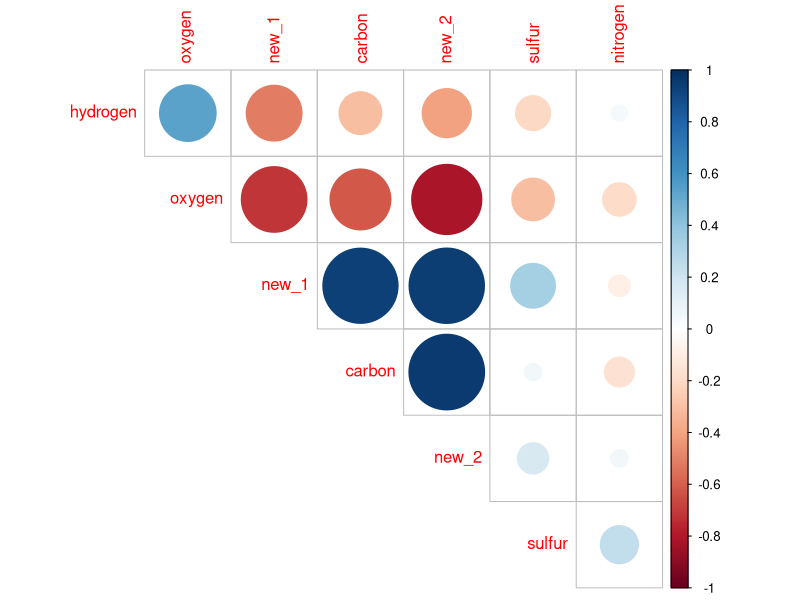
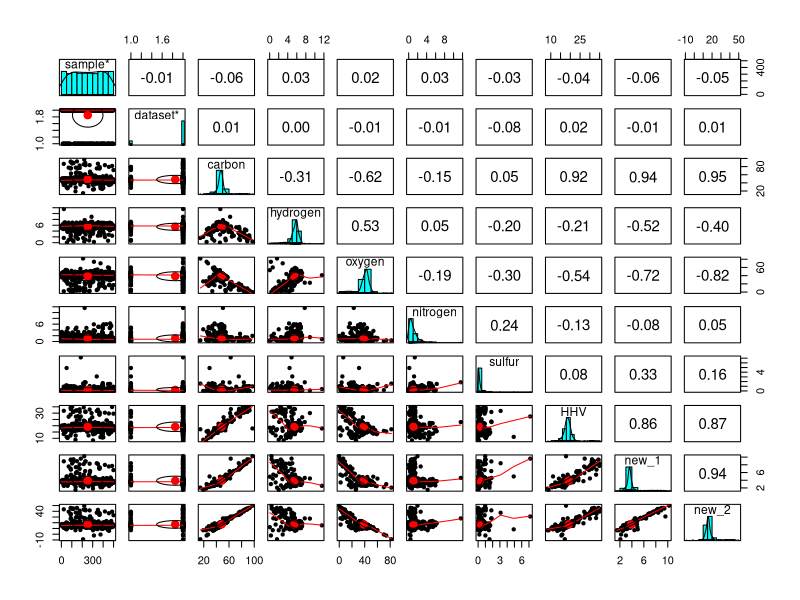

The R source for these figures, in order:
# Title     : step_lincomb
# Objective : TODO
# Created by: Owner
# Created on: 2020/06/07
# URL       : https://recipes.tidymodels.org/reference/step_lincomb.html



# ＜ポイント＞
# - 線形結合フィルター
# - 2つ以上の変数間の正確な線形結合を見つけて削除する
# - 引数にmax_stepsが定義されているように、複数回の適用がなされることがある
#   --- 複数の線形結合を探す


# ＜構文＞
# step_lincomb(
#  recipe,
#  ...,
#  role = NA,
#  trained = FALSE,
#  max_steps = 5,
#  removals = NULL,
#  skip = FALSE,
#  id = rand_id("lincomp")
#)



# 1.準備 ----------------------------------------------------------

library(tidyverse)
library(modeldata)
library(recipes)
library(corrplot)


# データロード
data(biomass)


# 線形結合の列を追加
# --- 複数列を加重平均することで作成
biomass$new_1 <- with(biomass, 0.1 * carbon - 0.2 * hydrogen + 0.6 * sulfur)
biomass$new_2 <- with(biomass, 0.5 * carbon - 0.2 * oxygen + 0.6 * nitrogen)


# データ確認
biomass %>% as_tibble()
biomass %>% glimpse()


# 相関プロット1
biomass %>%
  select(carbon, hydrogen, sulfur, oxygen, nitrogen, new_1, new_2) %>%
  cor() %>%
  corrplot(diag=FALSE, type="upper", order="hclust",)


# 相関プロット2
biomass %>% psych::pairs.panels()


# データ分割
biomass_tr <- biomass[biomass$dataset == "Training",]
biomass_te <- biomass[biomass$dataset == "Testing",]


# 次元確認
biomass_tr %>% dim()
biomass_te %>% dim()



# 2.線形結合フィルタ ----------------------------------------------------------

# レシピ作成
rec <-
  recipe(HHV ~ carbon + hydrogen + oxygen + nitrogen +
         sulfur + new_1 + new_2, data = biomass_tr) %>%
    step_lincomb(all_predictors(), max_steps = 5) %>%
    prep(training = biomass_tr)


# レシピ適用
# --- sparse列が削除されている
filtered_te <- rec %>% bake(biomass_te)
filtered_te %>% print()


# 確認
rec %>% tidy()
rec %>% tidy(number = 1)
